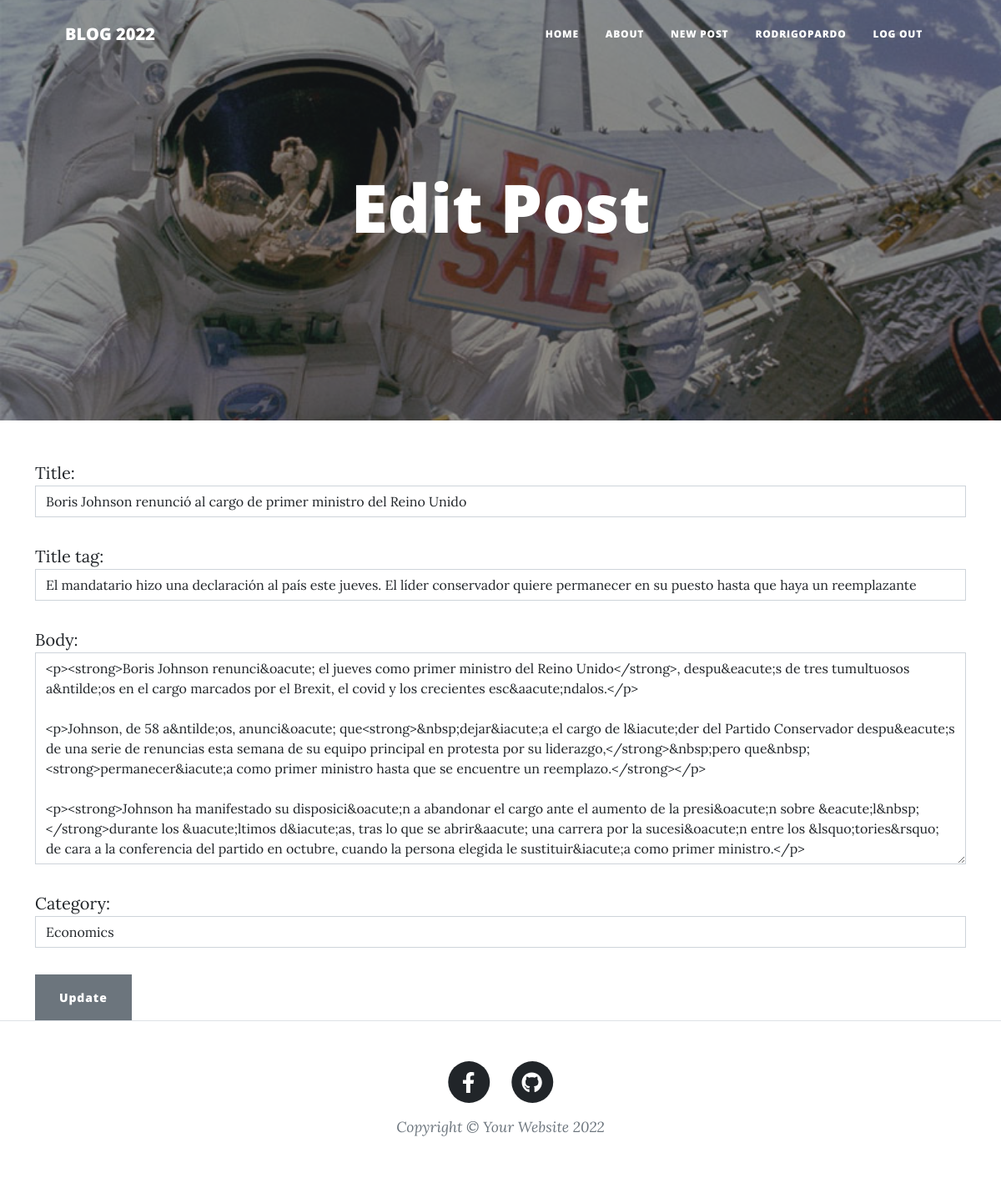
The page /article/edit/20/ (signed in) on the database its author committed.
### posts/models.py (models this page shows, shortened)
class Post(models.Model):
    title = models.CharField(max_length=255)
    header_image = models.ImageField(null=True,blank=True,upload_to='images/')
    title_tag = models.CharField(max_length=255)
    author = models.ForeignKey(User, on_delete=models.CASCADE) # Si elimina el User, elimina los post 'Cascade'
    body = RichTextField(blank=True,null=True)
    post_date = models.DateField(auto_now_add=True)
    category = models.CharField(max_length=255)

### posts/views.py (the view)
# urls.py: path('article/edit/<int:pk>/',UpdatePostView.as_view(), name='update_post'),
class UpdatePostView(UpdateView):
    model = Post
    form_class = EditForm
    template_name = 'update_post.html'

### posts/forms.py
class EditForm(forms.ModelForm):
    class Meta:
        model = Post
        fields = ('title','title_tag','body','category')
        widgets = {
            'title': forms.TextInput(attrs={'class': 'form-control','placeholder':'Put a title to your post'}),
            'title_tag': forms.TextInput(attrs={'class': 'form-control'}),
            'body': forms.Textarea(attrs={'class': 'form-control'}),
            'category': forms.Select(choices=choices, attrs={ 'class': 'form-control'}),
        }

### posts/templates/update_post.html (shortened to what this page needs)
{% extends 'base.html' %}
{% load static %}
{% block background %}
<header class="masthead" style="background-image: url('{% static "posts/assets/img/post-sample-image.jpg" %}')">
    <div class="container position-relative px-4 px-lg-5">
        <div class="row gx-4 gx-lg-5 justify-content-center">
            <div class="col-md-10 col-lg-8 col-xl-7">
                <div class="site-heading">
{% endblock %}
{% block title %}
<h1>Edit Post</h1>
{% endblock %}
{% block content %}
{% if user.is_authenticated %}
    {% if user.id == post.author.id %}
<div class="form-group">
    <form method="POST">
        {{ form.as_p }}
        <button class="btn btn-secondary">Update</button>
</div>
{% else%}
Not permissions
{% endif %}
{% else %}
Need Log In
{% endif %}
{% endblock %}

### posts/templates/base.html (shortened to what this page needs)
{% load static %}
<!DOCTYPE html>
<html lang="en">
    <head>
        <link href="{% static 'posts/css/styles.css' %}" rel="stylesheet" />
    </head>
    <body>
        <nav class="navbar navbar-expand-lg navbar-light" id="mainNav">
            <div class="container px-4 px-lg-5">
                <a class="navbar-brand" href="{% url 'home' %}">BLOG 2022</a>
                <div class="collapse navbar-collapse" id="navbarResponsive">
                    <ul class="navbar-nav ms-auto py-4 py-lg-0">
                        <li class="nav-item"><a class="nav-link px-lg-3 py-3 py-lg-4" href="{% url 'home' %}">Home</a></li>
                        <li class="nav-item"><a class="nav-link px-lg-3 py-3 py-lg-4" href="{% url 'about' %}">About</a></li>
                        {% if user.is_authenticated %}
                        <li class="nav-item"><a class="nav-link px-lg-3 py-3 py-lg-4" href="{% url 'add_post' %}">New Post</a></li>
                        <li class="nav-item"><a class="nav-link px-lg-3 py-3 py-lg-4" href="{% url 'edit_profile' %}">{{user.username}}</a></li>
                        <li class="nav-item"><a class="nav-link px-lg-3 py-3 py-lg-4" href="{% url 'logout' %}">Log Out</a></li>
                        {% else %}
                        <li class="nav-item"><a class="nav-link px-lg-3 py-3 py-lg-4" href="{% url 'register' %}">Register</a></li>
                        <li class="nav-item"><a class="nav-link px-lg-3 py-3 py-lg-4" href="{% url 'login' %}">Log In</a></li>
                        {% endif %}
                    </ul>
                </div>
            </div>
        </nav>
        {% block background %}{% endblock %}
                            {% block title %}{% endblock %}
                        </div>
                    </div>
                </div>
            </div>
        </header>
        <div class="container">
        {% block content %}
        {% endblock %}
        </div>
        <footer class="border-top">
            <div class="container px-4 px-lg-5">
                <div class="row gx-4 gx-lg-5 justify-content-center">
                    <div class="col-md-10 col-lg-8 col-xl-7">
                        <ul class="list-inline text-center">
                            <li class="list-inline-item">
                                <a href="https://www.facebook.com/rodrigo.pardodiaz.7">
                                    <span class="fa-stack fa-lg">
                                        <i class="fas fa-circle fa-stack-2x"></i>
                                        <i class="fab fa-facebook-f fa-stack-1x fa-inverse"></i>
                                    </span>
                                </a>
                            </li>
                            <li class="list-inline-item">
                                <a href="https://github.com/pardodiazrodrigo">
                                    <span class="fa-stack fa-lg">
                                        <i class="fas fa-circle fa-stack-2x"></i>
                                        <i class="fab fa-github fa-stack-1x fa-inverse"></i>
                                    </span>
                                </a>
                            </li>
                        </ul>
                        <div class="small text-center text-muted fst-italic">Copyright &copy; Your Website 2022</div>
                    </div>
                </div>
            </div>
        </footer>
    </body>
</html>

### rows shown on the page
Post: title "Boris Johnson renunció al cargo de primer ministro del Reino Unido", title_tag "El mandatario hizo una declaración al país este jueves. El líder conservador quiere permanecer en su puesto hasta que haya un reemplazante", body "<p><strong>Boris Johnson renunci&oacute; el jueves como primer ministro del Reino Unido</strong>, despu&eacute;s de tres tumultuosos a&ntilde;os en el cargo marcados por el Brexit, el covid y los crecientes esc&aacute;ndalos.</p> <p>Johnson, de 58 a&ntilde;os, anunci&oacute; que<strong>&nbsp;dejar&iacute;a el cargo de l&iacute;der del Partido Conservador despu&eacute;s de una serie de renuncias esta semana de su equipo principal en protesta por su liderazgo,</strong>&nbsp;pero que&nbsp;<strong>permanecer&iacute;a como primer ministro hasta que se encuentre un reemplazo.</strong></p> <p><strong>Johnson ha manifestado su disposici&oacute;n a abandonar el cargo ante el aumento de la…", category "Economics"

### other values the page prints
{{ user.username }} "RODRIGOPARDO"
